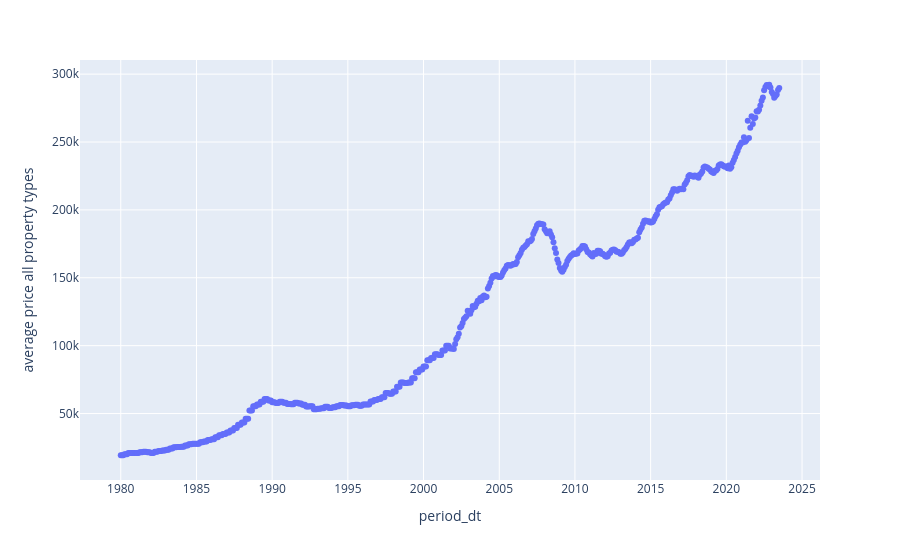

Source (notebook cell):
### Code cell
import plotly.express as px

price_over_time = px.scatter(df,
                             x="period_dt",
                             y="average price all property types")

price_over_time.show()

### Figure 1 — Plotly figure (JSON) as saved in the notebook; plotly's stock layout.template omitted (floating-point values rounded to 4 significant figures; data arrays with more than 128 entries replaced by an {"elided": "..."} marker saying what was removed)
{"data": [{"hovertemplate": "period_dt=%{x}<br>average price all property types=%{y}<extra></extra>", "legendgroup": "", "marker": {"color": "#636efa", "symbol": "circle"}, "mode": "markers", "name": "", "orientation": "v", "showlegend": false, "type": "scatter", "x": {"elided": "523 str values"}, "xaxis": "x", "y": {"elided": "523 int values"}, "yaxis": "y"}], "layout": {"legend": {"tracegroupgap": 0}, "margin": {"t": 60}, "xaxis": {"anchor": "y", "domain": [0, 1], "title": {"text": "period_dt"}}, "yaxis": {"anchor": "x", "domain": [0, 1], "title": {"text": "average price all property types"}}}}
